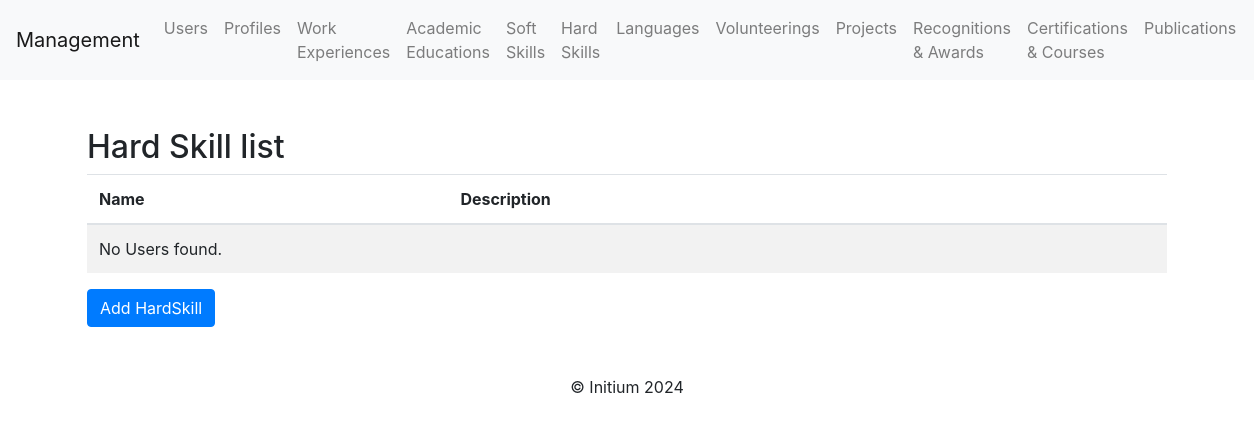
Before: /hard_skills/ with the older database file.
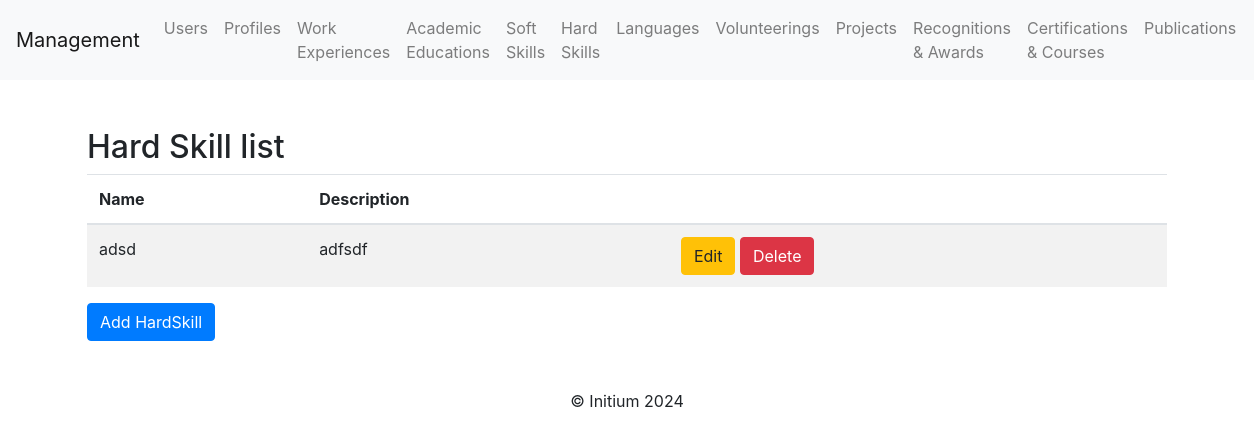
After: the same page with the newer database file.
### profile_cv/models.py (models this page shows)
class HardSkill(models.Model):
    name = models.CharField(max_length=255)  # Name of the skill
    description = models.TextField(blank=True, null=True)  # Optional description

### profile_cv/views.py (the view)
# urls.py: path('hard_skills/', hardskill_list, name='hard_skill_list'),
def hardskill_list(request):
    hardskills = HardSkill.objects.all()
    return render(request, "hardskill/hardskill_list.html", {"hardskills": hardskills})

### profile_cv/templates/hardskill/hardskill_list.html (shortened to what this page needs)
{% extends 'base.html' %}
{% block content %}
<div class="container mt-5">
    <h2>Hard Skill list</h2>
    <table class="table table-striped">
        <thead>
            <tr>
                <th>Name</th>
                <th>Description</th>
                <th></th>
            </tr>
        </thead>
        <tbody>
            {% for hardskill in hardskills %}
            <tr>
                <td>{{ hardskill.name }}</td>
                <td>{{ hardskill.description }}</td>
                <td>
                    <a class="btn btn-warning" href="{% url 'hard_skill_update' hardskill.pk %}">Edit</a>
                    <a class="btn btn-danger" href="{% url 'hard_skill_delete' hardskill.pk %}">Delete</a>
                </td>
            </tr>
            {% empty %}
            <tr>
                <td colspan="4">No Users found.</td>
            </tr>
            {% endfor %}
        </tbody>
    </table>
    <a class="btn btn-primary" href="{% url 'hard_skill_create' %}">Add HardSkill</a>
</div>
{% endblock %}

Changed rows visible on the page:
added HardSkill: name "adsd", description "adfsdf"
Other visible differences:
text no longer shown: "No Users found."
